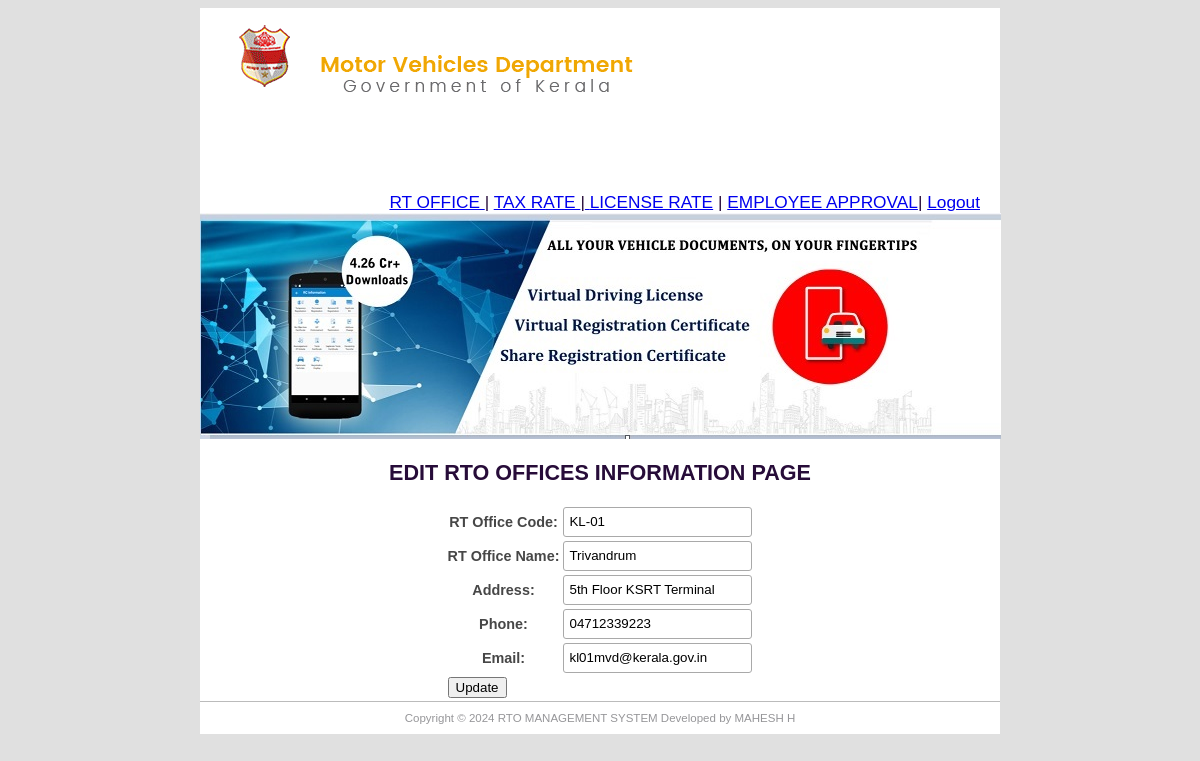
The app's page /editrt/KL-01 with its own data.
### srto/models.py (models this page shows, shortened)
class Rtoffice(models.Model):
    rcode = models.CharField('RT Office Code',max_length=50, primary_key=True)
    rname = models.CharField('RT Office Name', max_length=100)
    address = models.CharField(max_length=250)
    phone = models.CharField(max_length=15)
    email = models.EmailField()

### srto/views.py (the view)
# urls.py: path('editrt/<str:rcode>', views.editrtoffice,name='editrt'),
def editrtoffice(request, rcode):
    rtos = Rtoffice.objects.get(rcode=rcode)
    form=RtofficeForm(instance = rtos)
    return render(request,'rto/editrto.html', {'form':form,'rcode': rcode})

### srto/forms.py
class RtofficeForm(forms.ModelForm):
    class Meta:
        model = Rtoffice
        fields = ['rcode','rname', 'address','phone','email']

### srto/templates/rto/editrto.html (shortened to what this page needs)
{% extends "adminbase.html" %}
  {% block content %}
 <center>
    <h1> EDIT RTO OFFICES INFORMATION PAGE</h1>
   <body>
<form method="POST" class="post-form" action="/updatert/{{rcode}}">
        <table>
        {{form.as_table}}
            <tr>
               <td> <button type="submit" class="btn btn-success">Update</td>
            </tr>
        </table>
</form>
</body>
 </center>
 {% endblock content %}

### rto2022/static/main.css (style rules this page uses)
body { background-color: #E0E0E0; font-family: "Trebuchet MS", Helvetica, sans-serif; font-size: 0.9em; text-align: justify; color: #474747; }
h1 { color: #270c39; }
input, textarea { width: 100%; padding: 5px!important; -webkit-box-sizing: border-box; -moz-box-sizing: border-box; box-sizing: border-box; border-radius: 3px; border-style: solid; border-width: 1px; border-color: rgb(169,169,169) }
input { height: 30px; }

### records on screen
Rtoffice: rcode "KL-01", rname "Trivandrum", address "5th Floor KSRT Terminal", phone "04712339223", email "kl01mvd@kerala.gov.in"
